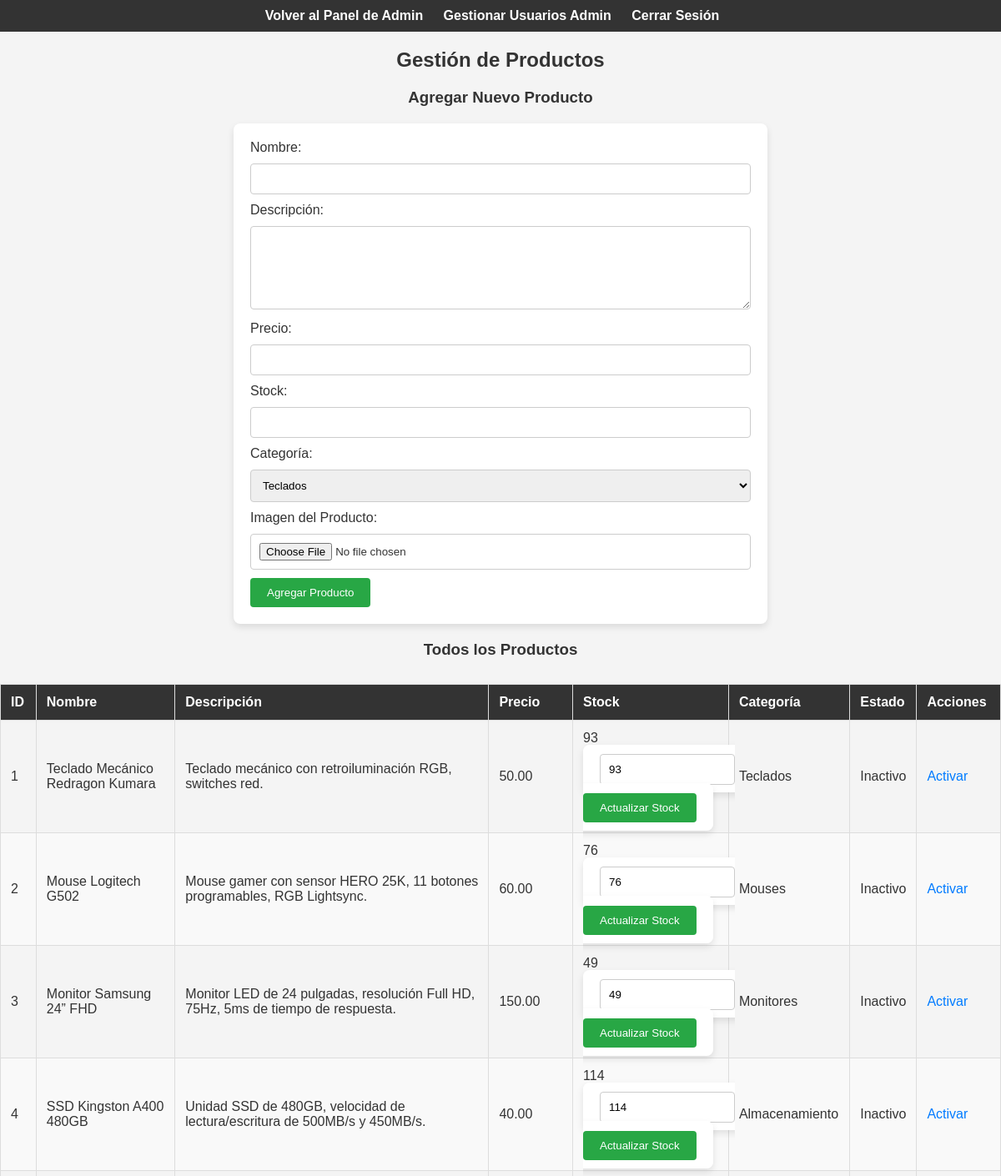
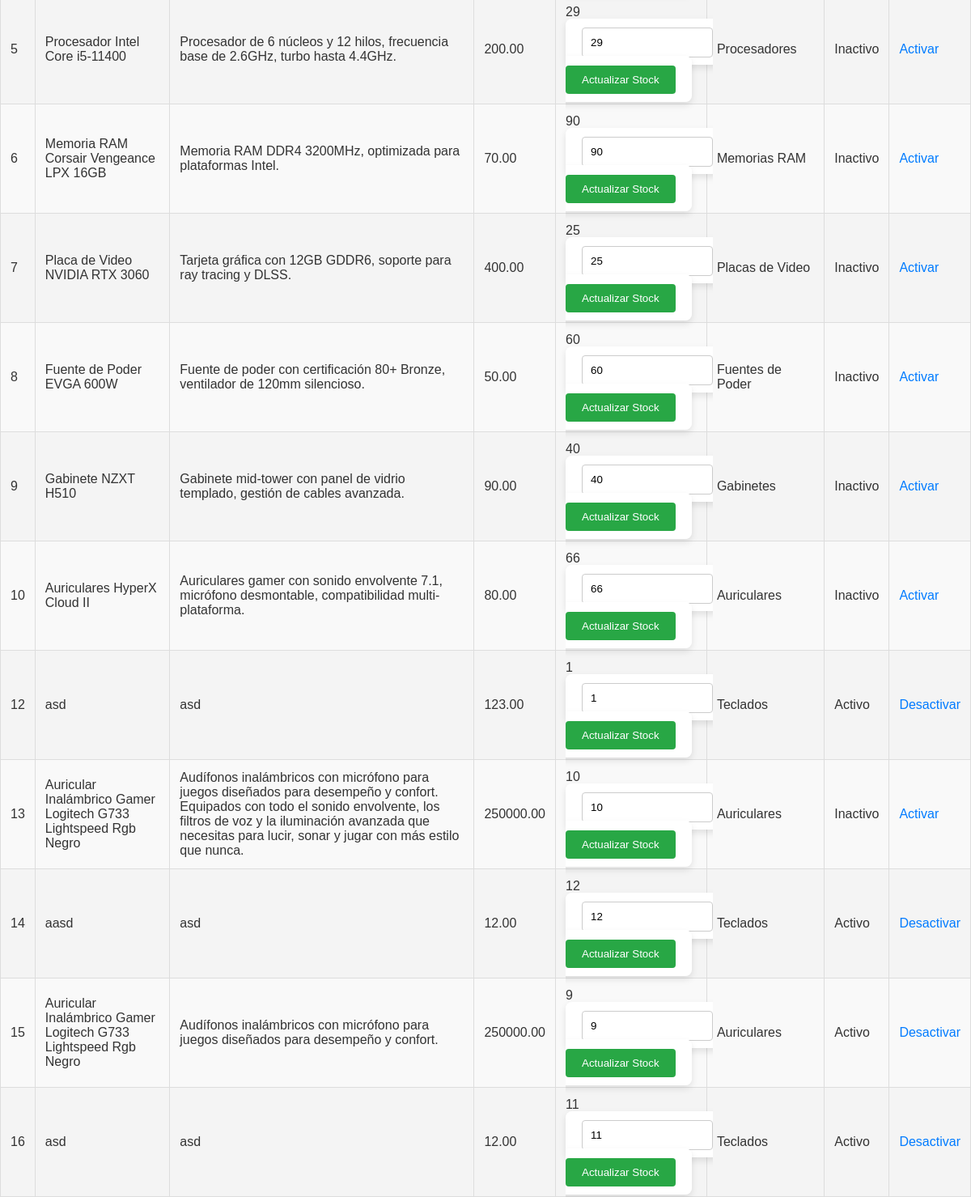
Page /gestionar_productos.php (signed in) on the committed database (2 pictures, top to bottom).
### tables this page shows
CREATE TABLE `productos` (
  `id` int(11) NOT NULL,
  `nombre` varchar(255) NOT NULL,
  `descripcion` text DEFAULT NULL,
  `precio` decimal(10,2) NOT NULL,
  `stock` int(11) NOT NULL,
  `categoria` varchar(255) DEFAULT NULL,
  `imagen` longblob DEFAULT NULL,
  `activo` tinyint(1) NOT NULL DEFAULT 1
);

### gestionar_productos.php (the view, shortened to what this page needs)
<?php
include 'php/conexion_be.php';
$query = "SELECT * FROM productos";
$result = mysqli_query($conexion, $query);
?>
<!DOCTYPE html>
<html lang="es">
<head>
    <link rel="stylesheet" href="styles/gestionar_productos.css">
</head>
<body>
    <nav>
        <ul>
            <li><a href="indexAdmin.php">Volver al Panel de Admin</a></li>
            <li><a href="gestionar_admin.php">Gestionar Usuarios Admin</a></li>
            <li><a href="php/logout.php">Cerrar Sesión</a></li>
        </ul>
    </nav>
    <h2>Gestión de Productos</h2>
    <h3>Agregar Nuevo Producto</h3>
    <form action="gestionar_productos.php" method="POST" enctype="multipart/form-data">
        <label for="nombre">Nombre:</label>
        <input type="text" name="nombre" required><br>
        <label for="descripcion">Descripción:</label>
        <textarea name="descripcion" required></textarea><br>
        <label for="precio">Precio:</label>
        <input type="number" name="precio" step="0.01" required><br>
        <label for="stock">Stock:</label>
        <input type="number" name="stock" min="0" required><br>
        <label for="categoria">Categoría:</label>
        <select name="categoria" required>
            <option value="Teclados">Teclados</option>
        </select>
        <label for="imagen">Imagen del Producto:</label>
        <input type="file" name="imagen" accept="image/*" required><br>
        <button type="submit" name="agregar_producto">Agregar Producto</button>
    </form>
    <h3>Todos los Productos</h3>
    <?php if (mysqli_num_rows($result) > 0): ?>
        <table border="1">
            <thead>
                <tr>
                    <th>ID</th>
                    <th>Nombre</th>
                    <th>Descripción</th>
                    <th>Precio</th>
                    <th>Stock</th>
                    <th>Categoría</th>
                    <th>Estado</th>
                    <th>Acciones</th>
                </tr>
            </thead>
            <tbody>
                <?php while ($producto = mysqli_fetch_assoc($result)): ?>
                    <tr>
                        <td><?php echo $producto['id']; ?></td>
                        <td><?php echo $producto['nombre']; ?></td>
                        <td><?php echo $producto['descripcion']; ?></td>
                        <td><?php echo $producto['precio']; ?></td>
                        <td>
                            <?php echo $producto['stock']; ?>
                            <form action="gestionar_productos.php" method="POST" style="display:inline;">
                                <input type="number" name="nuevo_stock" value="<?php echo $producto['stock']; ?>" min="0" required>
                                <button type="submit">Actualizar Stock</button>
                            </form>
                        </td>
                        <td><?php echo $producto['categoria']; ?></td>
                        <td><?php echo $producto['activo'] ? 'Activo' : 'Inactivo'; ?></td>
                        <td>
                            <?php if ($producto['activo']): ?>
                                <a href="gestionar_productos.php?cambiar_estado_id=<?php echo $producto['id']; ?>&estado=FALSE">Desactivar</a>
                            <?php else: ?>
                                <a href="gestionar_productos.php?cambiar_estado_id=<?php echo $producto['id']; ?>&estado=TRUE">Activar</a>
                            <?php endif; ?>
                        </td>
                    </tr>
                <?php endwhile; ?>
            </tbody>
        </table>
    <?php else: ?>
        <p>No hay productos registrados en la base de datos.</p>
    <?php endif; ?>
</body>
</html>

### styles/gestionar_productos.css (style rules this page uses)
body { font-family: Arial, sans-serif; background-color: #f4f4f4; color: #333; margin: 0; padding: 0; }
h2, h3 { text-align: center; color: #333; }
nav { background-color: #333; padding: 10px; text-align: center; }
nav ul { list-style-type: none; margin: 0; padding: 0; }
nav ul li { display: inline; margin-right: 20px; }
nav ul li a { color: white; text-decoration: none; font-weight: bold; }
form { background-color: white; padding: 20px; margin: 20px auto; max-width: 600px; border-radius: 8px; box-shadow: 0 4px 8px rgba(0, 0, 0, 0.1); }
form input, form textarea, form select { width: 100%; padding: 10px; margin: 10px 0; border: 1px solid #ccc; border-radius: 4px; box-sizing: border-box; }
form textarea { resize: vertical; height: 100px; }
form button { background-color: #28a745; color: white; border: none; padding: 10px 20px; cursor: pointer; border-radius: 4px; }
table { width: 100%; border-collapse: collapse; margin-top: 30px; box-shadow: 0 4px 8px rgba(0, 0, 0, 0.1); }
table th, table td { padding: 12px; text-align: left; border: 1px solid #ddd; }
table th { background-color: #333; color: white; }
table tr:nth-child(even) { background-color: #f9f9f9; }
a { color: #007bff; text-decoration: none; }

### rows in the picture
productos: id "1", nombre "Teclado Mecánico Redragon Kumara", descripcion "Teclado mecánico con retroiluminación RGB, switches red.", precio "50.00", stock "93", nuevo_stock "93", categoria "Teclados", activo "Inactivo"
productos: id "2", nombre "Mouse Logitech G502", descripcion "Mouse gamer con sensor HERO 25K, 11 botones programables, RGB Lightsync.", precio "60.00", stock "76", nuevo_stock "76", categoria "Mouses", activo "Inactivo"
productos: id "3", nombre "Monitor Samsung 24” FHD", descripcion "Monitor LED de 24 pulgadas, resolución Full HD, 75Hz, 5ms de tiempo de respuesta.", precio "150.00", stock "49", nuevo_stock "49", categoria "Monitores", activo "Inactivo"
productos: id "4", nombre "SSD Kingston A400 480GB", descripcion "Unidad SSD de 480GB, velocidad de lectura/escritura de 500MB/s y 450MB/s.", precio "40.00", stock "114", nuevo_stock "114", categoria "Almacenamiento", activo "Inactivo"
productos: id "5", nombre "Procesador Intel Core i5-11400", descripcion "Procesador de 6 núcleos y 12 hilos, frecuencia base de 2.6GHz, turbo hasta 4.4GHz.", precio "200.00", stock "29", nuevo_stock "29", categoria "Procesadores", activo "Inactivo"
productos: id "6", nombre "Memoria RAM Corsair Vengeance LPX 16GB", descripcion "Memoria RAM DDR4 3200MHz, optimizada para plataformas Intel.", precio "70.00", stock "90", nuevo_stock "90", categoria "Memorias RAM", activo "Inactivo"
productos: id "7", nombre "Placa de Video NVIDIA RTX 3060", descripcion "Tarjeta gráfica con 12GB GDDR6, soporte para ray tracing y DLSS.", precio "400.00", stock "25", nuevo_stock "25", categoria "Placas de Video", activo "Inactivo"
productos: id "8", nombre "Fuente de Poder EVGA 600W", descripcion "Fuente de poder con certificación 80+ Bronze, ventilador de 120mm silencioso.", precio "50.00", stock "60", nuevo_stock "60", categoria "Fuentes de Poder", activo "Inactivo"
productos: id "9", nombre "Gabinete NZXT H510", descripcion "Gabinete mid-tower con panel de vidrio templado, gestión de cables avanzada.", precio "90.00", stock "40", nuevo_stock "40", categoria "Gabinetes", activo "Inactivo"
productos: id "10", nombre "Auriculares HyperX Cloud II", descripcion "Auriculares gamer con sonido envolvente 7.1, micrófono desmontable, compatibilidad multi-plataforma.", precio "80.00", stock "66", nuevo_stock "66", categoria "Auriculares", activo "Inactivo"
productos: id "12", nombre "asd", descripcion "asd", precio "123.00", stock "1", nuevo_stock "1", categoria "Teclados", activo "Activo"
productos: id "13", nombre "Auricular Inalámbrico Gamer Logitech G733 Lightspeed Rgb Negro", descripcion "Audífonos inalámbricos con micrófono para juegos diseñados para desempeño y confort. Equipados con todo el sonido envolvente, los filtros de voz y la iluminación avanzada que necesitas para lucir, sonar y jugar con más estilo que nunca.", precio "250000.00", stock "10", nuevo_stock "10", categoria "Auriculares", activo "Inactivo"
productos: id "14", nombre "aasd", descripcion "asd", precio "12.00", stock "12", nuevo_stock "12", categoria "Teclados", activo "Activo"
productos: id "15", nombre "Auricular Inalámbrico Gamer Logitech G733 Lightspeed Rgb Negro", descripcion "Audífonos inalámbricos con micrófono para juegos diseñados para desempeño y confort.", precio "250000.00", stock "9", nuevo_stock "9", categoria "Auriculares", activo "Activo"
productos: id "16", nombre "asd", descripcion "asd", precio "12.00", stock "11", nuevo_stock "11", categoria "Teclados", activo "Activo"
